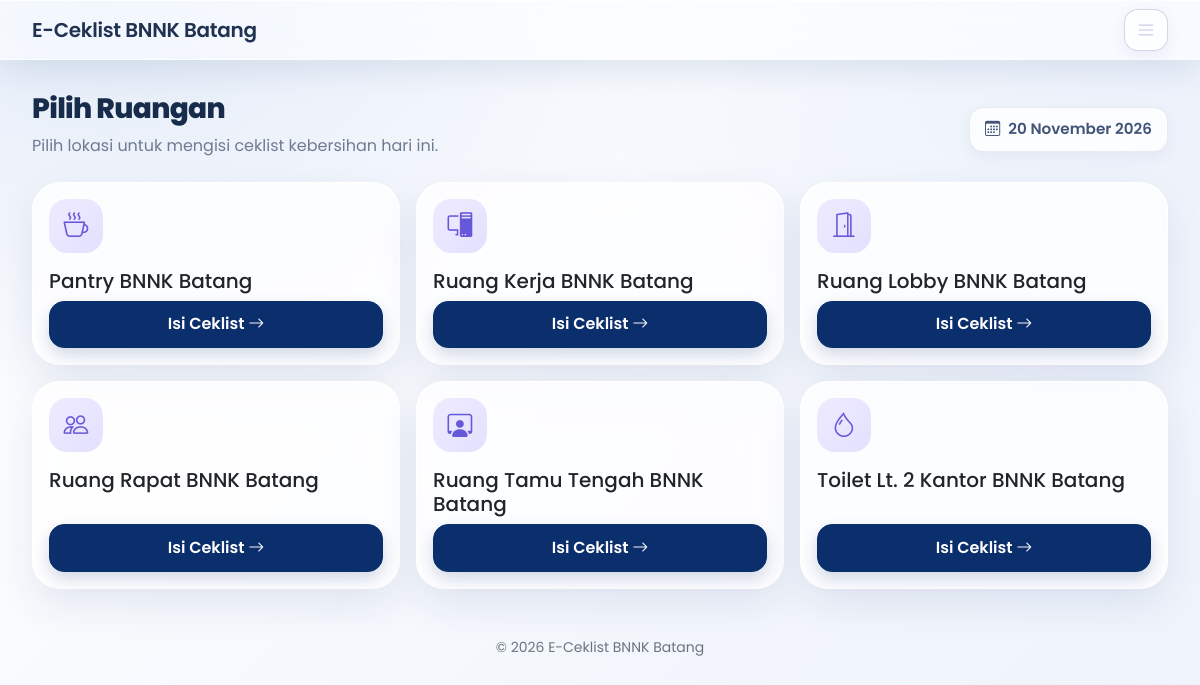
The page /petugas/index.php (signed in) on the database its author committed.
### tables this page shows
CREATE TABLE `ruangan` (
  `id` int(11) NOT NULL,
  `kode_qr` varchar(50) NOT NULL,
  `nama_ruangan` varchar(150) NOT NULL,
  `created_at` timestamp NOT NULL DEFAULT current_timestamp()
);

### config/koneksi.php (called while the page is built, shortened)
<?php
function e($value): string {
    return htmlspecialchars((string)($value ?? ''), ENT_QUOTES, 'UTF-8');
}
function base_url(string $path = ''): string {
    $script = str_replace('\\', '/', $_SERVER['SCRIPT_NAME'] ?? '/e-ceklist/index.php');
    $root = preg_replace('~/(auth|petugas|verifikator|admin|laporan)/.*$~', '', $script);
    $root = rtrim($root, '/');
    return ($root ?: '') . '/' . ltrim($path, '/');
}
function tanggal_indo(string $date): string {
    $bulan = [1=>'Januari','Februari','Maret','April','Mei','Juni','Juli','Agustus','September','Oktober','November','Desember'];
    $ts = strtotime($date);
    return date('j', $ts) . ' ' . $bulan[(int)date('n', $ts)] . ' ' . date('Y', $ts);
}

### petugas/index.php (the view, shortened to what this page needs)
<?php
require_once __DIR__.'/../config/koneksi.php'; require_role(['petugas']);
$page_title='Dashboard Petugas'; include __DIR__.'/../includes/header.php';
$rooms=$conn->query('SELECT * FROM ruangan ORDER BY nama_ruangan')->fetch_all(MYSQLI_ASSOC);
function ikon_ruangan(string $nama): string {
    $n=mb_strtolower($nama);
    return match (true) {
        str_contains($n,'pantry') => 'bi-cup-hot',
        str_contains($n,'toilet') => 'bi-droplet',
        str_contains($n,'lobby') => 'bi-door-open',
        str_contains($n,'rapat') => 'bi-people',
        str_contains($n,'tamu') => 'bi-person-workspace',
        str_contains($n,'kerja') => 'bi-pc-display',
        default => 'bi-building',
    };
}
?>
<div class="d-flex flex-wrap justify-content-between align-items-center mb-4 dashboard-heading"><div><h1 class="h3 page-heading">Pilih Ruangan</h1><p class="muted mb-0">Pilih lokasi untuk mengisi ceklist kebersihan hari ini.</p></div><span class="dashboard-date"><i class="bi bi-calendar3 me-2"></i><?= e(tanggal_indo(date('Y-m-d'))) ?></span></div>
<div class="row g-3"><?php foreach($rooms as $r): ?><div class="col-12 col-sm-6 col-lg-4"><div class="card h-100 p-3"><div class="d-flex justify-content-between align-items-center"><span class="room-icon"><i class="bi <?= e(ikon_ruangan($r['nama_ruangan'])) ?>"></i></span></div><h2 class="h5 mt-3"><?= e($r['nama_ruangan']) ?></h2><a class="btn btn-primary mt-auto" href="<?= e(base_url('petugas/form_ceklist.php?ruangan='.$r['id'])) ?>">Isi Ceklist <i class="bi bi-arrow-right"></i></a></div></div><?php endforeach; ?></div>
<?php include __DIR__.'/../includes/footer.php'; ?>

### includes/header.php (style rules this page uses)
:root { --violet:#0B2E6D;--violet-dark:#082454;--ink:#17243b;--muted:#6f7b91;--line:rgba(255,255,255,.92);--glass:rgba(255,255,255,.76) }
* { box-sizing:border-box }
body { min-height:100vh;color:var(--ink);font-family:'Poppins',sans-serif;background:radial-gradient(ellipse at 8% 0%,#e3ebf8 0,transparent 38%),radial-gradient(ellipse at 96% 12%,#edf2fb 0,transparent 34%),linear-gradient(135deg,#ffffff 0%,#f5f8fd 52%,#eef3fb 100%);background-attachment:fixed }
.card { background:var(--glass);backdrop-filter:blur(20px);-webkit-backdrop-filter:blur(20px);border:1px solid var(--line);border-radius:28px;box-shadow:0 16px 42px rgba(11,46,109,.09),inset 0 1px 0 #fff }
.btn { border-radius:15px;font-weight:600;padding:.68rem 1.05rem;transition:transform .18s,box-shadow .18s }
.btn-primary { background:var(--violet);border-color:var(--violet);box-shadow:0 7px 16px rgba(11,46,109,.18) }
.page-heading { font-weight:750;letter-spacing:-.65px;color:#172b4b }
.muted { color:var(--muted) }

### petugas/index.php (style rules this page uses)
.room-icon { width:54px;height:54px;border-radius:18px;display:inline-flex;align-items:center;justify-content:center;background:linear-gradient(135deg,#eeebff,#e3e0ff);color:#6558d9;font-size:1.55rem }
.dashboard-heading { gap:16px;padding-top:8px }
.dashboard-date { display:inline-flex;align-items:center;margin-top:10px;padding:10px 15px;border-radius:14px;background:rgba(255,255,255,.78);border:1px solid rgba(11,46,109,.09);color:#425579;font-size:.95rem;font-weight:600;box-shadow:0 5px 16px rgba(11,46,109,.06) }

### rows shown on the page
ruangan: nama_ruangan "Pantry BNNK Batang"
ruangan: nama_ruangan "Ruang Kerja BNNK Batang"
ruangan: nama_ruangan "Ruang Lobby BNNK Batang"
ruangan: nama_ruangan "Ruang Rapat BNNK Batang"
ruangan: nama_ruangan "Ruang Tamu Tengah BNNK Batang"
ruangan: nama_ruangan "Toilet Lt. 2 Kantor BNNK Batang"
